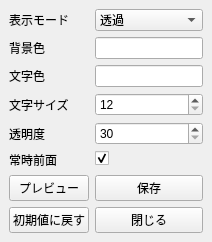
<?xml version="1.0" encoding="UTF-8"?>
<ui version="4.0">
 <class>DisplaySettingsWindow</class>
 <widget class="QMainWindow" name="DisplaySettingsWindow">
  <property name="windowTitle"><string>表示設定</string></property>
  <widget class="QWidget" name="centralwidget">
   <layout class="QFormLayout" name="formLayout">
    <item row="0" column="0"><widget class="QLabel" name="displayModeLabel"><property name="text"><string>表示モード</string></property></widget></item>
    <item row="0" column="1"><widget class="QComboBox" name="displayModeComboBox"><item><property name="text"><string>透過</string></property></item><item><property name="text"><string>背景色あり</string></property></item></widget></item>
    <item row="1" column="0"><widget class="QLabel" name="backgroundColorLabel"><property name="text"><string>背景色</string></property></widget></item>
    <item row="1" column="1"><widget class="QLineEdit" name="backgroundColorLineEdit"/></item>
    <item row="2" column="0"><widget class="QLabel" name="textColorLabel"><property name="text"><string>文字色</string></property></widget></item>
    <item row="2" column="1"><widget class="QLineEdit" name="textColorLineEdit"/></item>
    <item row="3" column="0"><widget class="QLabel" name="fontSizeLabel"><property name="text"><string>文字サイズ</string></property></widget></item>
    <item row="3" column="1"><widget class="QSpinBox" name="fontSizeSpinBox"><property name="minimum"><number>12</number></property><property name="maximum"><number>96</number></property></widget></item>
    <item row="4" column="0"><widget class="QLabel" name="opacityLabel"><property name="text"><string>透明度</string></property></widget></item>
    <item row="4" column="1"><widget class="QSpinBox" name="opacitySpinBox"><property name="minimum"><number>30</number></property><property name="maximum"><number>100</number></property></widget></item>
    <item row="5" column="0"><widget class="QLabel" name="alwaysOnTopLabel"><property name="text"><string>常時前面</string></property></widget></item>
    <item row="5" column="1"><widget class="QCheckBox" name="alwaysOnTopCheckBox"><property name="checked"><bool>true</bool></property></widget></item>
    <item row="6" column="0"><widget class="QPushButton" name="previewButton"><property name="text"><string>プレビュー</string></property></widget></item>
    <item row="6" column="1"><widget class="QPushButton" name="saveButton"><property name="text"><string>保存</string></property></widget></item>
    <item row="7" column="0"><widget class="QPushButton" name="resetDefaultsButton"><property name="text"><string>初期値に戻す</string></property></widget></item>
    <item row="7" column="1"><widget class="QPushButton" name="closeButton"><property name="text"><string>閉じる</string></property></widget></item>
   </layout>
  </widget>
 </widget>
 <resources/>
 <connections/>
</ui>
